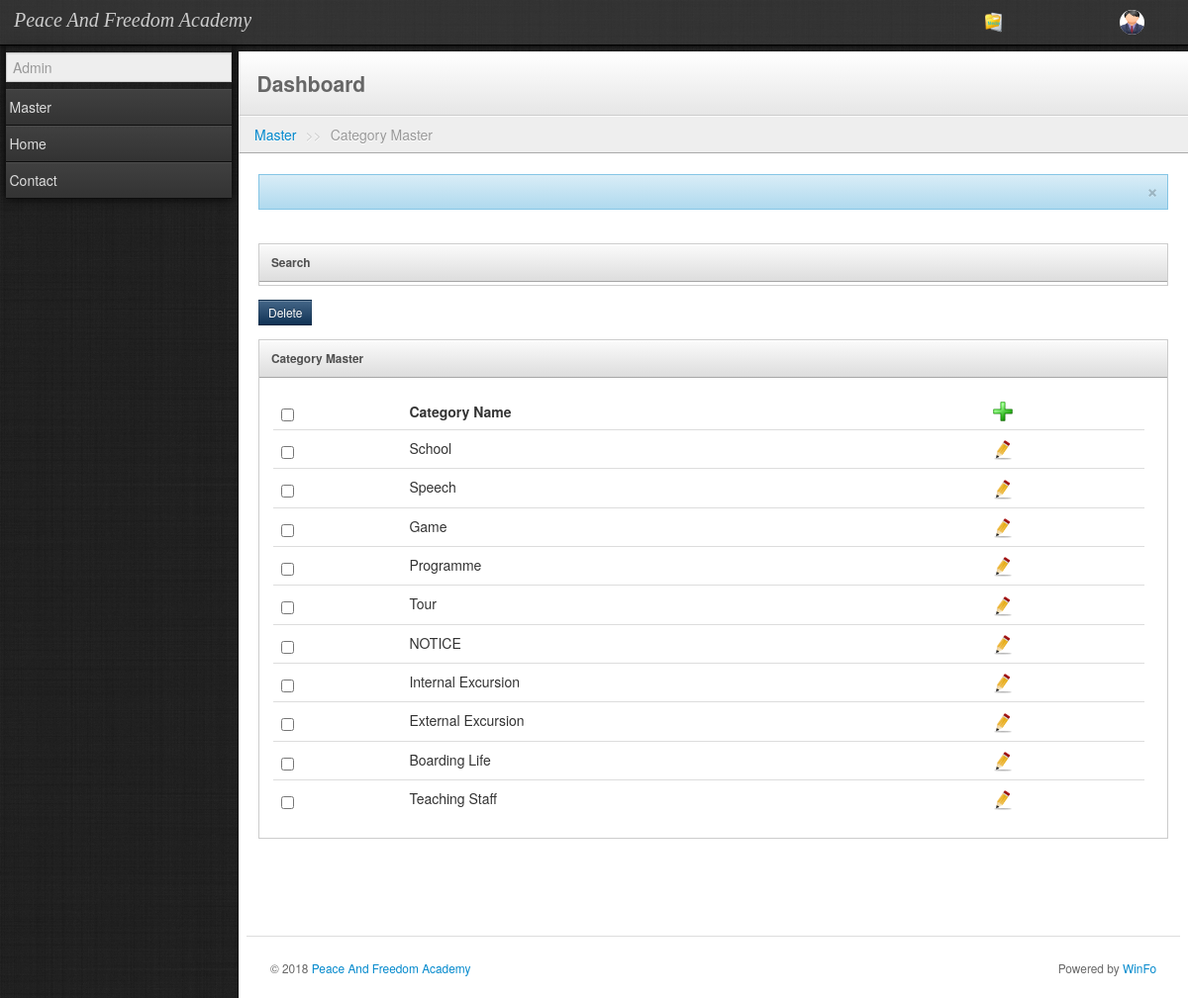
/admin-panel/category-master.php (signed in), run on the app's committed database.
### tables this page shows
CREATE TABLE `menu_master` (
  `mid` int(4) NOT NULL AUTO_INCREMENT,
  `parent_id` int(4) DEFAULT NULL,
  `sub_id` int(5) NOT NULL,
  `murl` varchar(50) DEFAULT NULL,
  `title` varchar(50) DEFAULT NULL,
  `srl` int(4) DEFAULT NULL,
  `mbody` varchar(50) DEFAULT NULL,
  `img_nm` varchar(30) DEFAULT NULL,
  `show_tag` varchar(1) NOT NULL DEFAULT 'T',
  PRIMARY KEY (`mid`)
);

CREATE TABLE `cat_master` (
  `cat_id` int(5) NOT NULL AUTO_INCREMENT,
  `cat_nm` text,
  `cat_cont` text,
  `cat_path` text,
  `cat_big_path` text,
  `cat_cont_work` text,
  PRIMARY KEY (`cat_id`)
);

### admin-panel/inc/operator_class.php (called while the page is built, shortened)
<?php
class Session
{
    var $SessionName='Default';
    function Get($Setting,$Default='')
    {
        if(isset($_SESSION[$this->SessionName][$Setting]) && !empty($_SESSION[$this->SessionName][$Setting]))
            return $_SESSION[$this->SessionName][$Setting];
        else
            return $Default;
    }
}
?>

### admin-panel/category-master.php (the view, shortened to what this page needs)
<?php
include('./header.php');
?>
<?php
include('./side-bar.php');
?>
<?php
include('./header-bottom.php');
?>
        <div class="container-fluid">
            <div class="row-fluid">
<div class="row-fluid">
    <div class="alert alert-info">
        <button type="button" class="close" data-dismiss="alert">×</button>
       <div id="sub"><?php echo $sub; ?></div>
    </div>
</div>         <form name="form1" method="post" enctype="multipart/form-data" onSubmit="return validate()">
<div class="row-fluid">
<div class="block span12">
      <a href="#page-stats1" class="block-heading" data-toggle="collapse">Search</a>
        <div id="page-stats1" class="block-body collapse out">
        </div>
    </div>
</div>
<input type="submit" name="delete" id="delete" value="Delete"  class="btn btn-primary btn-small" />
<div class="row-fluid">
<div class="block span16">
        <p class="block-heading">Category Master </p>
        <div class="block-body">
     <div class="CSSTableGenerator" style="width:99%; -moz-width:500%;">
           <table class="table" id="tab1">
              <thead>
                <tr>
                  <th><input type="checkbox" name="checkAll" id="checkAll" /></th>
                  <th>Category Name</th>
                  <th><a href="./category-insert.php"><img src="images/add.png" style="height:20px; "/></a></th>
                </tr>
              </thead>
              <tbody>
              <?php
               $sqle=" select * ";
          	   $sqle.=" from cat_master";
          	    $sthe = $conn->prepare($sqle);
                $sthe->bindParam(':hid_id', $hid_id);
                $sthe->execute();
                $rowe = $sthe->fetchAll();
                foreach ($rowe as $keye => $valuee)
                {
                  $e_photo_id=$valuee['cat_id'];
          		    $e_photo_nm=$valuee['cat_nm'];
          		?>
                <tr>
                   <td><input type="checkbox" name="check[]" id="check" value="<?php echo $e_photo_id; ?>"/></td>
                   <td><?php echo $e_photo_nm; ?></td>
                  <td><a href="./category-edit.php?hr_id=<?php echo $e_photo_id;?>"><img src="./images/edit.png" style="height:20px;" /></a></td>
                </tr>
         <?php
	  }
	  ?>
              </tbody>
            </table>
            </div>
        </div>
    </div>
</div>
         </form>
<?php
include('./footer.php');
?>

### admin-panel/header.php (shortened to what this page needs)
<?php
function curPageName() {
 return substr($_SERVER["SCRIPT_NAME"],strrpos($_SERVER["SCRIPT_NAME"],"/")+1);
}
?>
<?php $current_page=curPageName(); ?>
<?php
require_once("./inc/operator_class.php");
$Session = new Session('Script');
$ses_comp_nm = $Session->Get('comp_nm');
$ses_web_addr = $Session->Get('web_addr');
$ses_user_nm = $Session->Get('user_nm');
$ses_photo_path = $Session->Get('photo_path');
  ?>
<!DOCTYPE html>
<html lang="en">
  <head>
    <link rel="stylesheet" type="text/css" href="./css/bootstrap.css">
    <link rel="stylesheet" type="text/css" href="./css/theme.css">
    <link rel="stylesheet" href="./css/font-awesome.css">
 <link type="text/css" rel="stylesheet" href="./dhtmlgoodies_calendar/dhtmlgoodies_calendar.css?random=20051112" media="screen"></LINK>
  </head>
  <body class="">
    <div class="navbar">
        <div class="navbar-inner">
        <?php
    if($current_page!='media-upload-master.php')
      {
  ?>
       <ul class="nav pull-right">
       <li><a href="./media-upload-master.php" class="hidden-phone visible-tablet visible-desktop" role="button" target="_blank"><img src="images/media.png" ></a> </li>
        <li id="fat-menu" class="dropdown">
            <a href="#" role="button" class="dropdown-toggle" data-toggle="dropdown">
        <?php
if(!empty($ses_photo_path))
{
?>
<img src="./<?php echo $ses_photo_path; ?>" />
<?php
}
else{
  ?>
  <img src="./profile/officers.png"  height="20px"/>
<?php
}
?>
                        </a>
                    </li>
                </ul>
                <?php
        }
        ?>
             <a class="brand" href="http://www.<?php echo $ses_web_addr; ?>" target="_blank"><span class="first"><?php echo $ses_comp_nm; ?></span> </a>
        </div>
    </div>

### admin-panel/side-bar.php (shortened to what this page needs)
<div class="sidebar-nav">
        <form class="search form-inline">
            <input type="text" name="search" id="search" placeholder="<?php echo $ses_user_nm; ?>" readonly="readonly" >
        </form>
        <?php
        $sql="select * from menu_master ";
        $sql.="where parent_id='0' and show_tag='T' ";
        $sql.="order by srl";
        $sth = $conn->prepare($sql);
        $sth->execute();
        $row = $sth->fetchAll();
        foreach ($row as $key => $value)
        {
              $mbody=$value['mbody'];
              $murl=$value['murl'];
              $mid1=$value['mid'];
        ?>
       <?php
        $sqlc ="select count(mid) as cnt from menu_master ";
        $sqlc.="where parent_id=:mid1 and show_tag='T' ";
        $sthc = $conn->prepare($sqlc);
        $sthc->bindParam(':mid1', $mid1);
        $sthc->execute();
        $rowc = $sthc->fetchAll();
        foreach ($rowc as $keyc => $valuec)
        {
        $cnt=$valuec['cnt'];
        }
        if($cnt>=1){
          $murl1="#$mbody-menu";
        }
        else{
            $murl1="./$murl";
        }
        ?>
 <a href="<?php echo $murl1; ?>" class="nav-header" <?php if($cnt>=1){?>data-toggle="collapse"<?php }?>><?php echo $mbody; ?></a>
         <?php
  }
    ?>
  </div>

### admin-panel/header-bottom.php (shortened to what this page needs)
<div class="content">
        <div class="header">
             <h1 class="page-title"><a href="index.php" style="color:#666;">Dashboard</a></h1>
        </div>
        <ul class="breadcrumb">
        <?php
		 $sql_p="select mbody,parent_id,sub_id from menu_master ";
         $sql_p.="where murl=:current_page ";
         $sthp = $conn->prepare($sql_p);
	     $sthp->bindParam(':current_page', $current_page);
	     $sthp->execute();
	     $rowp = $sthp->fetchAll();
		 foreach ($rowp as $keyp => $valuep)
		 {
			$mbody_p=$valuep['mbody'];
			$parent_id_p=$valuep['parent_id'];
		 }
		if(!empty($parent_id_p))
		{
		 $sql_h="select mbody from menu_master ";
         $sql_h.="where mid=:parent_id_p ";
         $sthh = $conn->prepare($sql_h);
	     $sthh->bindParam(':parent_id_p', $parent_id_p);
	     $sthh->execute();
	     $rowh = $sthh->fetchAll();
		 foreach ($rowh as $keyh => $valueh)
		 {
			$mbody_h=$valueh['mbody'];
		 }
		?>
        <li><a href="index.php"><?php echo $mbody_h; ?></a></li>
        <?php
		}
			?>
			 <li class="active">
			 	<?php  if($current_page!="index.php")
			 	{ if(!empty($parent_id_p))
			 	{
			 	?>
			 	<span class="divider">>></span>
			 	<?php
			 	}}
			 	echo $mbody_p;
			 	?>
			 </li>
        </ul>

### admin-panel/footer.php (shortened to what this page needs)
 <footer>
                        <hr>
                        <p class="pull-right"> Powered by <a href="#http://www.infotechsystems.in" target="_blank">WinFo</a></p>
                        <p>&copy; 2018 <a href="http://www.<?php echo $ses_web_addr; ?>" target="_blank"><?php echo $ses_comp_nm; ?></a></p>
                    </footer>
            </div>
        </div>
    </div>
  </body>
</html>

### admin-panel/header.php (style rules this page uses)
.brand { font-family: georgia, serif; }
.brand .first { color: #ccc; font-style: italic; }

### data on the page
menu_master: mbody "Master"
menu_master: mbody "Home"
menu_master: mbody "Contact"
menu_master: mbody "Category Master"
cat_master: cat_nm "School"
cat_master: cat_nm "Speech"
cat_master: cat_nm "Game"
cat_master: cat_nm "Programme"
cat_master: cat_nm "Tour"
cat_master: cat_nm "NOTICE"
cat_master: cat_nm "Internal Excursion"
cat_master: cat_nm "External Excursion"
cat_master: cat_nm "Boarding Life"
cat_master: cat_nm "Teaching Staff"

### other printed values
$ses_comp_nm "Peace And Freedom Academy"
